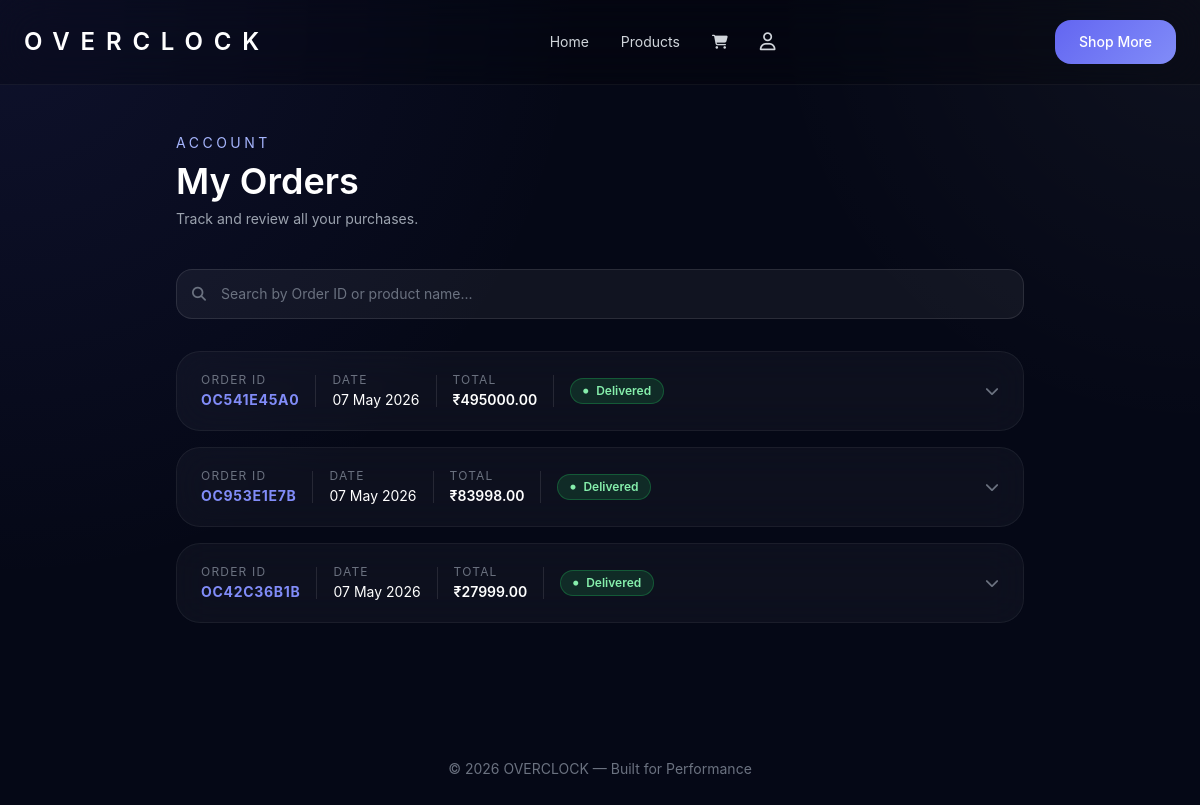
Page /order-history/ (signed in) on the earlier database version.
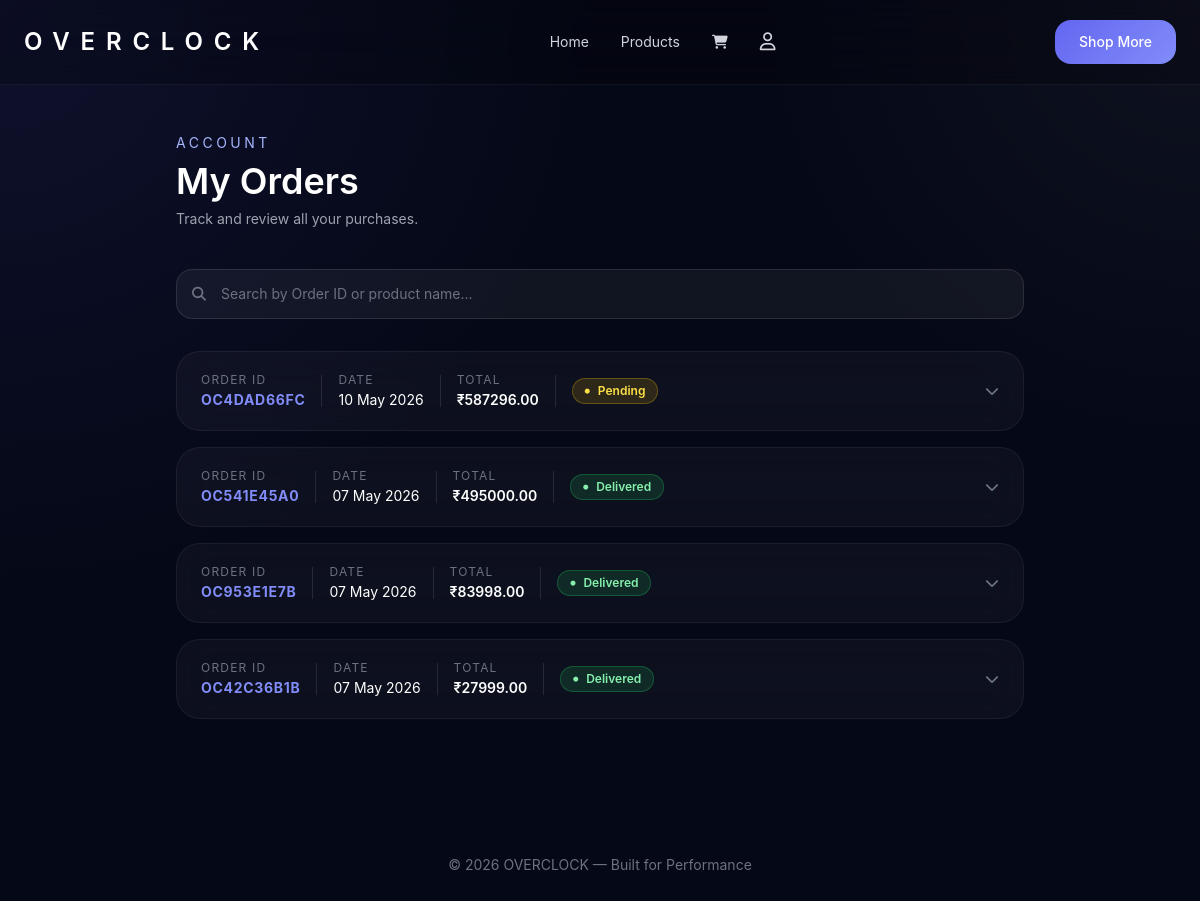
Same page on the later database version.
### Overclock/models.py (models this page shows, shortened)
class Order(models.Model):
    STATUS_CHOICES = [
        ('Pending',    'Pending'),
        ('Processing', 'Processing'),
        ('Shipped',    'Shipped'),
        ('Delivered',  'Delivered'),
    ]
    PAYMENT_CHOICES = [
        ('COD',  'Cash on Delivery'),
        ('UPI',  'UPI'),
        ('CARD', 'Credit/Debit Card'),
    ]
    order_id       = models.CharField(max_length=20, unique=True, editable=False)
    user           = models.ForeignKey(User, on_delete=models.SET_NULL, null=True, blank=True)
    full_name      = models.CharField(max_length=100)
    email          = models.EmailField()
    phone          = models.CharField(max_length=15)
    address        = models.TextField()
    city           = models.CharField(max_length=100)
    pincode        = models.CharField(max_length=10)
    payment_method = models.CharField(max_length=10, choices=PAYMENT_CHOICES)
    upi_id         = models.CharField(max_length=100, blank=True, null=True)
    card_number    = models.CharField(max_length=20,  blank=True, null=True)
    card_expiry    = models.CharField(max_length=7,   blank=True, null=True)
    card_cvv       = models.CharField(max_length=4,   blank=True, null=True)
    delivery_email  = models.EmailField(blank=True, null=True)   # email for digital delivery
    license_key     = models.TextField(blank=True, null=True)    # filled by admin for digital products
    subtotal       = models.DecimalField(max_digits=10, decimal_places=2)
    delivery_fee   = models.DecimalField(max_digits=10, decimal_places=2)
    grand_total       = models.DecimalField(max_digits=10, decimal_places=2)
    promo_code        = models.CharField(max_length=500, blank=True, null=True)
    discount_amount   = models.DecimalField(max_digits=10, decimal_places=2, default=0)
    status         = models.CharField(max_length=20, choices=STATUS_CHOICES, default='Pending')
    created_at     = models.DateTimeField(auto_now_add=True)
    class Meta:
        ordering = ['-created_at']

### Overclock/views.py (the view)
# urls.py: path('order-history/', views.order_history, name='order_history'),
def order_history(request):
    email = request.session.get('email')
    if not email:
        return redirect('login')
    try:
        user = User.objects.get(email=email)
        orders = Order.objects.filter(
            models.Q(user=user) | models.Q(email=email)
        ).distinct().prefetch_related('items')
    except User.DoesNotExist:
        orders = Order.objects.filter(email=email).prefetch_related('items')
    return render(request, 'order_history.html', {'orders': orders})

### Overclock/context_processors.py (called while the page is built)
def categories(request):
    return {
        'nav_categories': Category.objects.all().order_by('name')
    }

### Overclock/models.py (called while the page is built)
    @property
    def total(self):
        return self.price * self.quantity

### Overclock/templates/order_history.html (shortened to what this page needs)
{% load static %}
<!DOCTYPE html>
<html lang="en">
<head>
<script src="https://cdn.tailwindcss.com"></script>
<link rel="stylesheet" href="https://cdnjs.cloudflare.com/ajax/libs/font-awesome/6.5.0/css/all.min.css">
</head>
<body>
<header class="sticky top-0 z-50 border-b border-white/5 backdrop-blur-xl bg-black/20">
    <div class="max-w-7xl mx-auto px-6 py-5 flex items-center justify-between">
        <a href="{% url 'index' %}" class="text-xl md:text-2xl font-semibold tracking-[0.45em]">OVERCLOCK</a>
        <nav class="hidden lg:flex items-center gap-8 text-sm text-gray-300">
            <a href="{% url 'index' %}"        class="hover:text-white transition">Home</a>
            <a href="{% url 'all_products' %}" class="hover:text-white transition">Products</a>
            <a href="{% url 'cart' %}"         class="hover:text-white transition"><i class="fa-solid fa-cart-shopping"></i></a>
            <a href="{% url 'profile' %}"      class="hover:text-white transition"><i class="fa-regular fa-user text-lg"></i></a>
        </nav>
        <a href="{% url 'all_products' %}" class="build-btn px-6 py-3 rounded-2xl text-sm font-medium">Shop More</a>
    </div>
</header>
<main class="max-w-4xl mx-auto px-6 pt-12 pb-24">
    <div class="mb-10 fade-up">
        <p class="text-sm text-indigo-300 mb-2 tracking-[0.25em] uppercase">Account</p>
        <h1 class="text-4xl font-semibold">My Orders</h1>
        <p class="text-gray-400 mt-2 text-sm">Track and review all your purchases.</p>
    </div>
    {% if orders %}
    <div class="fade-up mb-8" style="animation-delay:100ms">
        <div class="relative">
            <i class="fa-solid fa-magnifying-glass absolute left-4 top-1/2 -translate-y-1/2 text-gray-500 text-sm"></i>
            <input type="text" id="orderSearch"
                   placeholder="Search by Order ID or product name..."
                   class="w-full pl-11 pr-4 py-3.5 rounded-2xl text-sm text-white placeholder-gray-500 outline-none transition"
                   style="background:rgba(255,255,255,0.05); border:1px solid rgba(255,255,255,0.1);"
                   oninput="filterOrders(this.value)">
        </div>
    </div>
    <div class="space-y-4" id="ordersList">
        {% for order in orders %}
        <div class="order-card glass rounded-3xl overflow-hidden fade-up"
             style="animation-delay:{{ forloop.counter }}50ms"
             data-order-id="{{ order.order_id|lower }}"
             data-items="{% for item in order.items.all %}{{ item.product_name|lower }} {% endfor %}">
            <button class="w-full text-left px-6 py-5 flex items-center justify-between gap-4"
                    onclick="toggleOrder(this)">
                <div class="flex items-center gap-4 flex-wrap">
                    <div>
                        <p class="text-xs text-gray-500 uppercase tracking-widest mb-0.5">Order ID</p>
                        <p class="font-bold text-indigo-400 tracking-wider text-sm">{{ order.order_id }}</p>
                    </div>
                    <div>
                        <p class="text-xs text-gray-500 uppercase tracking-widest mb-0.5">Date</p>
                        <p class="text-sm text-white">{{ order.created_at|date:"d M Y" }}</p>
                    </div>
                    <div>
                        <p class="text-xs text-gray-500 uppercase tracking-widest mb-0.5">Total</p>
                        <p class="text-sm font-semibold text-white">₹{{ order.grand_total }}</p>
                    </div>
                    <span class="inline-flex items-center gap-2 px-3 py-1 rounded-full text-xs font-semibold badge-{{ order.status }}">
                        <i class="fa-solid fa-circle text-[5px]"></i> {{ order.status }}
                    </span>
                </div>
                <i class="fa-solid fa-chevron-down chevron text-gray-500 flex-shrink-0 text-sm"></i>
            </button>
        </div>
        {% endfor %}
    </div>
    {% endif %}
</main>
<footer class="text-center py-10 text-gray-500 text-sm">© 2026 OVERCLOCK — Built for Performance</footer>
</body>
</html>

Differences in the rows shown:
added Order: order_id "OC4DAD66FC", created_at "10 May 2026", grand_total "587296.00", status "Pending"
